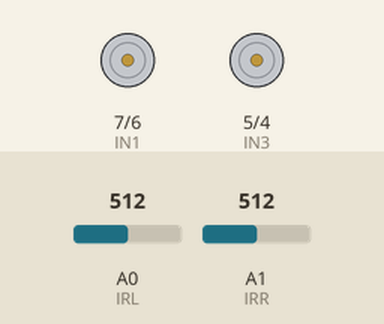
Simulated run of this sketch. Board: Arduino Uno, built with avr-gcc and run on an emulated ATmega328P. Shown: motor-driver pin pairs drawn as motors (green arrow = first pin HIGH = forward, orange = second pin HIGH = backward, longer = more drive, scaled by the enable pin). Inputs (shaded band) come from the test bench; at power-on: A0 (IRL) = 512, A1 (IRR) = 512.

Above: at 4.5 s.
4.6 s: A0 (IRL) set to 54
8.0 s: A0 (IRL) set to 46
At 9.9 s:
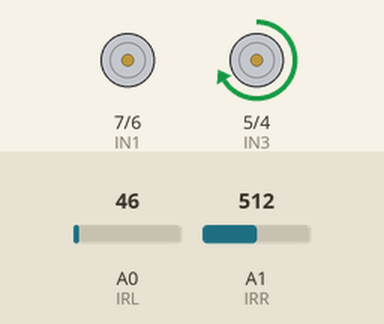
11.4 s: A1 (IRR) set to 54
14.8 s: A1 (IRR) set to 44
At 15.6 s:
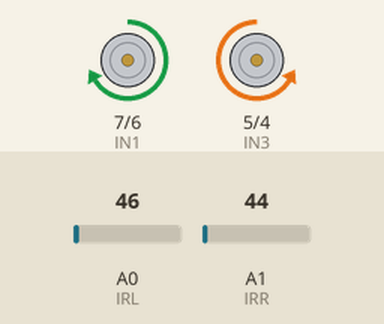
18.2 s: A0 (IRL) set to 122
At 19.6 s:
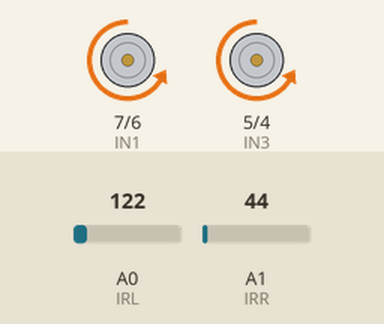
21.6 s: A0 (IRL) set to 40
At 22.5 s:
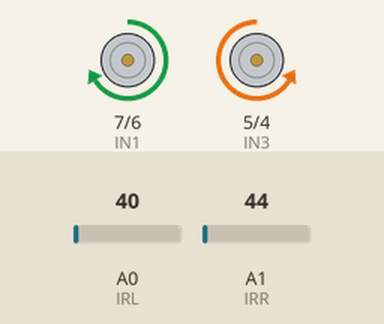
Timing chart, 0 to 24.6 s (numbered marks = the images above; inputs shaded):
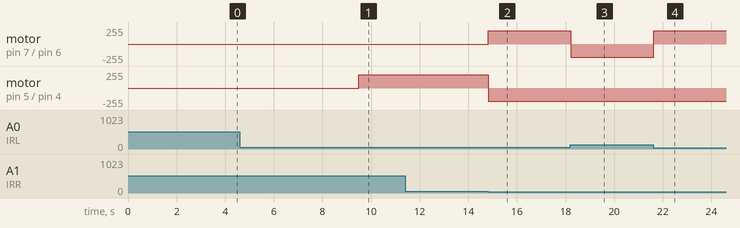

Measured:
- the behaviour switches between 50 and 49 on A0 (IRL) (found by bisection; images 0 and 1)
- the behaviour switches between 50 and 49 on A1 (IRR) (found by bisection; images 1 and 2)
- after the input at 4.6 s, every drawn part: stays the same
- after the input at 8.0 s, motor on pin 5 (IN3) / pin 4 (IN4): stopped → forward 200/255 after 1.5 s
- after the input at 11.4 s, every drawn part: stays the same
- after the input at 14.8 s, motor on pin 7 (IN1) / pin 6 (IN2): stopped → forward 200/255 at once; motor on pin 5 (IN3) / pin 4 (IN4): forward 200/255 → backward 200/255 at once
- after the input at 18.2 s, motor on pin 7 (IN1) / pin 6 (IN2): forward 200/255 → backward 200/255 at once
- after the input at 21.6 s, motor on pin 7 (IN1) / pin 6 (IN2): backward 200/255 → forward 200/255 at once

The sketch:

LineArdunioAli.ino
```cpp
volatile unsigned int temp = 0;
const int IN1 = 7;
const int IN2 = 6;
const int IN3 = 5;
const int IN4 = 4;
const int ENA = 9;
const int ENB = 10;
const int IRL = A0;
const int IRR = A1;
int LEFT_SENSOR = 1000;
int RIGHT_SENSOR = 1000;
int thresholdIR = 50;


int program = 0;
int moveNum = 0;

void setup() {
  Serial.begin (9600);
  pinMode (IN1, OUTPUT);
  pinMode (IN2, OUTPUT);
  pinMode (IN3, OUTPUT);
  pinMode (IN4, OUTPUT);
  pinMode (ENA, OUTPUT);
  pinMode (ENB, OUTPUT);
  pinMode(IRL, INPUT); // initialize Right sensor as an inut
  pinMode(IRR, INPUT); // initialize Left sensor as as input

  delay(300);

  analogWrite(ENA, 200);
  analogWrite(ENB, 200);

  T1();

}

void T1() {
  if (program == 0) {
    LEFT_SENSOR = analogRead(IRL);
    RIGHT_SENSOR = analogRead(IRR);

    if (RIGHT_SENSOR < thresholdIR && LEFT_SENSOR < thresholdIR) //FORWARD
    {
      moveForward();
    }

    else if (RIGHT_SENSOR > thresholdIR && LEFT_SENSOR < thresholdIR) //LEFT
    {
      moveLeft();
    }

    else if (RIGHT_SENSOR < thresholdIR && LEFT_SENSOR > thresholdIR) //RIGHT
    {
      moveRight();
    }

    else if (RIGHT_SENSOR > thresholdIR && LEFT_SENSOR > thresholdIR) //BACK
    {
      mstop();
      delay(3000);
      while(RIGHT_SENSOR < thresholdIR || LEFT_SENSOR < thresholdIR){
        LEFT_SENSOR = analogRead(IRL);
        RIGHT_SENSOR = analogRead(IRR);
        moveBack();
        delay(2000);
        mstop();
      }
    }

  }
}

void loop() {
  T1();
  delay(100);
}


void moveForward() {
  digitalWrite(IN1, HIGH);
  digitalWrite(IN2, LOW);
  digitalWrite(IN3, LOW);
  digitalWrite(IN4, HIGH);
}

void moveBack() {
  digitalWrite(IN1, LOW);
  digitalWrite(IN2, HIGH);
  digitalWrite(IN3, HIGH);
  digitalWrite(IN4, LOW);
}

void moveLeft() {
  digitalWrite(IN1, LOW);
  digitalWrite(IN2, LOW);
  digitalWrite(IN3, HIGH);
  digitalWrite(IN4, LOW);
}

void moveRight() {
  digitalWrite(IN1, LOW);
  digitalWrite(IN2, HIGH);
  digitalWrite(IN3, LOW);
  digitalWrite(IN4, HIGH);
}

void mstop() {
  digitalWrite(IN1, LOW);
  digitalWrite(IN2, LOW);
  digitalWrite(IN3, LOW);
  digitalWrite(IN4, LOW);
}
```
